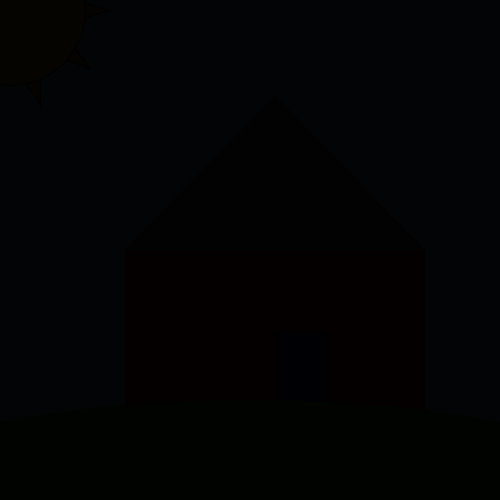
Frame 1 (no input)
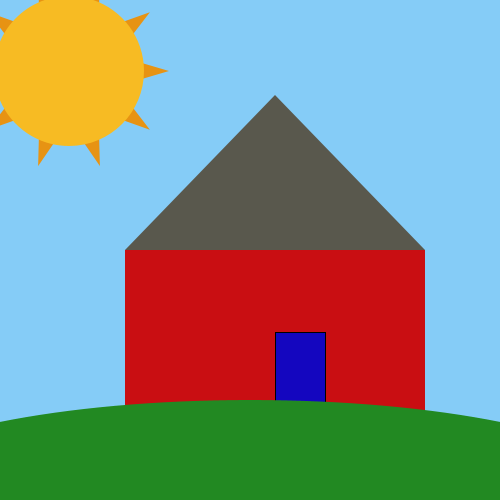
Frame 60 (the mouse pressed at the canvas centre just before this capture)
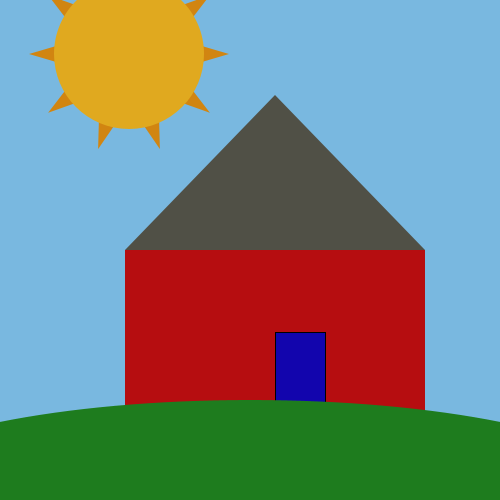
Frame 120 (the mouse held since frame 60 and released just before this capture)

The Processing sketch that drew these frames (run headless with seeded random() and noise(); from frame 60 on, the mouse is pressed at the canvas centre):

// Processing sketch: processing_161700
// ── processing_161700.pde

//John Delf-Montgomery
// 09/15/14
// Dr. Hamid
// 24HR house
// sun moving throughout the day with darkness
int houseW = 300;
int houseH = 175;
int roofH = int(random(75, 200) ) ;
int xa = 125;
int ya = 250;
int xb = xa+ houseW;
int yb = ya;
int xc = xa + houseW/2;
int yc = ya - roofH;
float darkness = 250;
boolean gettingLighter = true;
int speed = 5;
int moveX = 10;
int moveY = 10;
void star(float x, float y, float radius1, float radius2, int npoints) {
  float angle = TWO_PI / npoints;
  float halfAngle = angle/2.0;
  beginShape();
  for (float a = 0; a < TWO_PI; a += angle) {
    float sx = x + cos(a) * radius2;
    float sy = y + sin(a) * radius2;
    vertex(sx, sy);
    sx = x + cos(a+halfAngle) * radius1;
    sy = y + sin(a+halfAngle) * radius1;
    vertex(sx, sy);
  }
  endShape(CLOSE);
}
void setup () {
  size(500, 500);
}
void draw() {
  background(135, 206, 250);  
  fill(#EA9513);
star( moveX, moveY,  50,  100,  10);  
      fill(#FABD23);
  ellipse( moveX, moveY, 150, 150);
  

  // set 'moveX' to 'moveX + 100'
  moveX = moveX + 1;
  moveY = int( 100 - sin(radians(moveX)/2) * 50 );
  //println(moveX);

  noStroke();
  fill(#CB0E12);  
  rect(xa, ya, houseW, houseH);

  stroke(0);
  fill(#1406C1);  
  rect(275, 332, 50, 100);

  noStroke();
  fill(#5A594E);   
  triangle(xa, ya, xb, yb, xc, yc);

  noStroke();
  fill(34, 139, 34); 
  ellipseMode(CENTER);
  ellipse(250, 500, 800, 200);

  //fill(#FABD23);
 // ellipse( moveX, moveY, 150, 150);

  // set 'moveX' to 'moveX + 100'
  //moveX = moveX + 1;
  //moveY = int( 100 - sin(radians(moveX)/2) * 50 );
  //println(moveX);


  fill(0, darkness);
  rect(0,0,width,height);

  //println(darkness); 
    if (gettingLighter) {
  darkness = darkness - speed;
    if (darkness <= 0) {
     gettingLighter = false; 
   }
    } else {
    darkness = darkness + .4; 
   if (darkness >= 255) {
     gettingLighter = true; 
    }
   }
}
